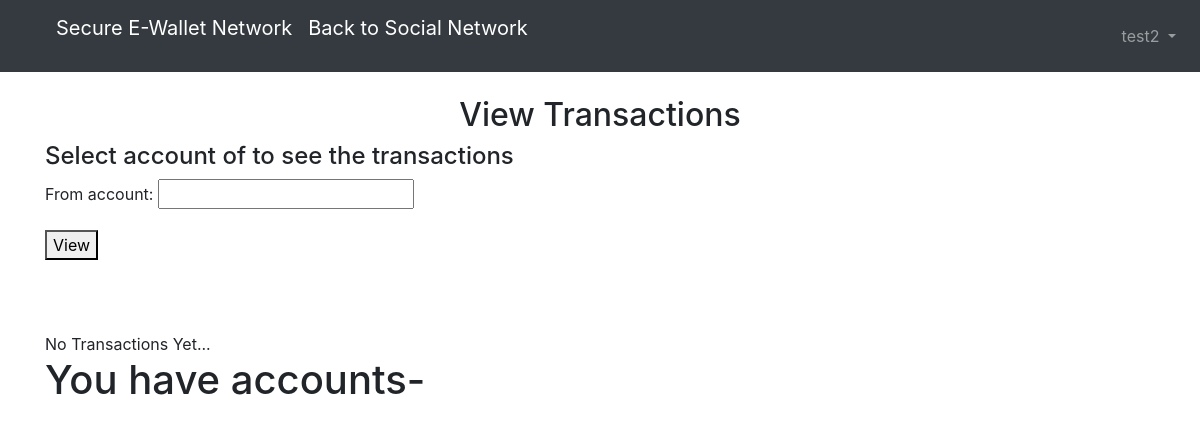
/account/viewtransactions/ (signed in), run on an earlier commit of the app's database.
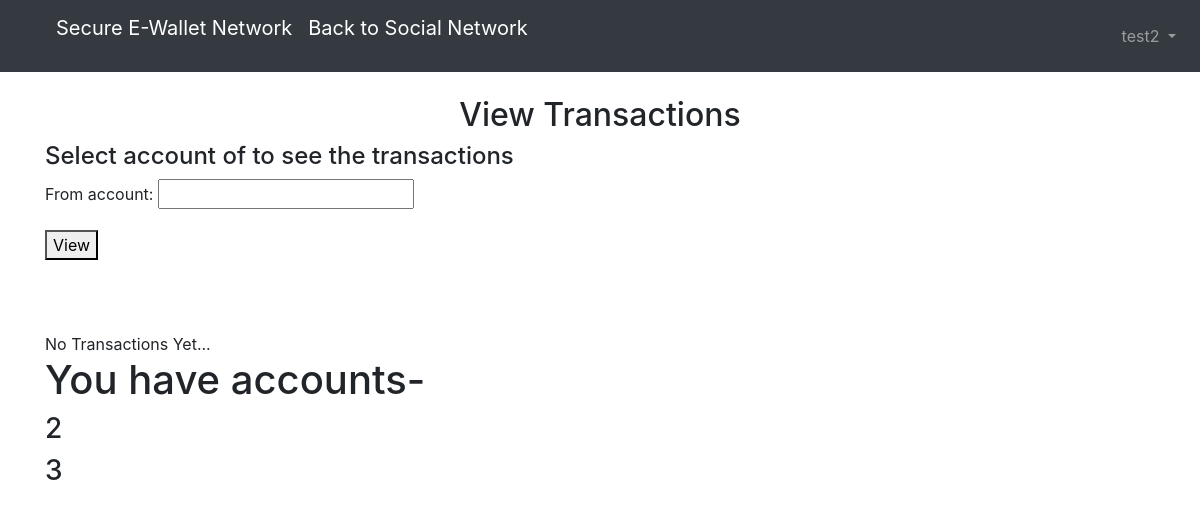
And on a later commit of the database.
### accounts/models.py (models this page shows)
class Account(models.Model):
    user=models.ForeignKey(UserProfile, related_name=("users"), on_delete=models.DO_NOTHING,null=True,blank=True)
    balance=models.IntegerField(default=10000)
    accountid=models.IntegerField(default=3,primary_key=True, unique=True)
    def __str__(self):
        details=self.user.user.username+" : "+str(self.accountid)
        return str(details)

### accounts/views.py (the view, shortened to what this page needs)
# urls.py: path('viewtransactions/',views.ViewTransactions.as_view(),name='viewtransactions'),
class ViewTransactions(LoginRequiredMixin,TemplateView):
    template_name='view_transactions.html'
    login_url='login'
    def get(self,request):
        form_class=ViewTransactionsForm
        accounts=models.Account.objects.all()
        user_id=request.user.id
        user_accounts=[]
        for account in accounts:
            if account.user.user.id==user_id:
                user_accounts.append(account)
        print(user_accounts)
        return render(request,'accounts/view_transactions.html',context={
            'user_accounts':user_accounts,
            'view_transactions':form_class,
        })

### accounts/templates/accounts/view_transactions.html (shortened to what this page needs)
{% extends 'base1.html' %}
{% block content %}
<h2 style="text-align: center;">View Transactions</h2>
<h4>Select account of to see the transactions</h4>
<form method="POST">
        {{ view_transactions.as_p }}
        <button type="btn btn-success" value="submit">View</button>
    </form>
        <br><br><br>
        {% if transaction_list %}
    <table>
        <tr>
          <th>Account ID</th>
          <th>To Account</th>
          <th>Amount</th>
          <th>Status</th>
          <th>Transaction Time</th>
          <th>Transaction Type</th>
        </tr>
        {% for tran in transaction_list %}
        <tr>
          <td>{{ tran.from_account.accountid }}</td>
          <td>{{ tran.to_account.accountid }}</td>
          <td>{{ tran.amount }}</td>
          <td>{{ tran.get_status_display }}</td>
          <td>{{ tran.transaction_time }}</td>
          <td>{{ tran.get_ttype_display }}</td>
        </tr>
        {% endfor %}
      </table>
      {% else %}
      No Transactions Yet...
      {% endif %}
      <br>
      <h1>You have accounts-</h1>
      {% for account in user_accounts %}
      <h3>{{ account.accountid }}</h3>
      {% endfor %}
    {% endblock %}

What changed in the data, as far as the page shows it:
added Account: accountid "2"
added Account: accountid "3"
